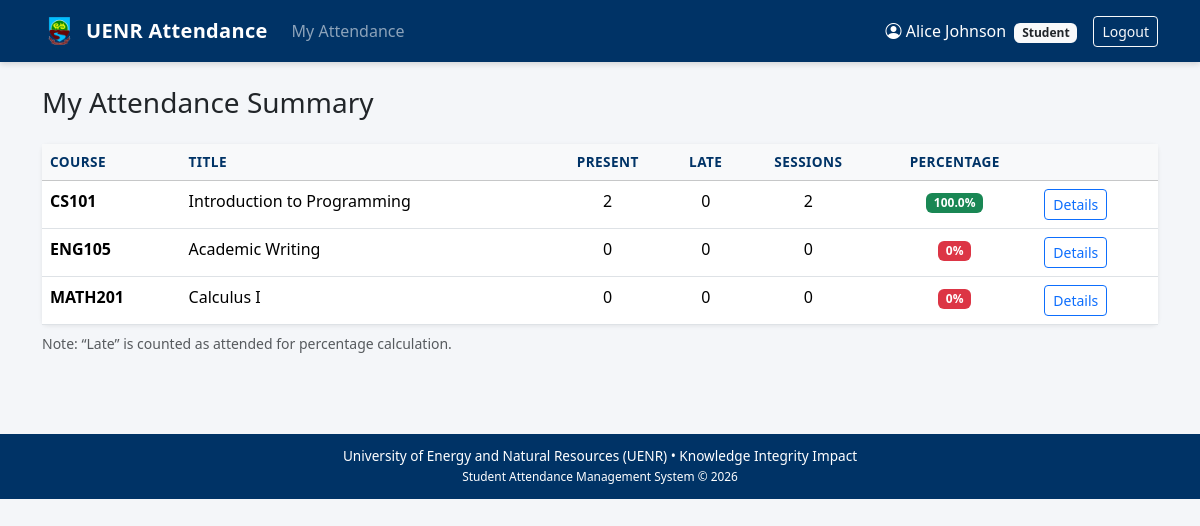
The page /student (signed in) on the database its author committed.
### tables this page shows
CREATE TABLE courses (
            id INTEGER PRIMARY KEY AUTOINCREMENT,
            code TEXT UNIQUE NOT NULL,
            title TEXT NOT NULL,
            description TEXT,
            lecturer_id INTEGER,
            created_at TEXT DEFAULT CURRENT_TIMESTAMP,
            FOREIGN KEY (lecturer_id) REFERENCES users(id)
        );

### app.py (the view)
@app.route("/student")
@login_required("student")
def student_dashboard():
    db = get_db()
    courses = db.execute("""
        SELECT c.id, c.code, c.title,
               (SELECT COUNT(*) FROM attendance_sessions s WHERE s.course_id = c.id) AS total_sessions,
               (SELECT COUNT(*) FROM attendance_records r
                JOIN attendance_sessions s ON r.session_id = s.id
                WHERE s.course_id = c.id AND r.student_id = ? AND r.status = 'Present') AS present_count,
               (SELECT COUNT(*) FROM attendance_records r
                JOIN attendance_sessions s ON r.session_id = s.id
                WHERE s.course_id = c.id AND r.student_id = ? AND r.status = 'Late') AS late_count
        FROM courses c
        JOIN enrollments e ON e.course_id = c.id
        WHERE e.student_id = ?
        ORDER BY c.code
    """, (session["user_id"], session["user_id"], session["user_id"])).fetchall()
    course_list = []
    for c in courses:
        total = c["total_sessions"] or 0
        present = (c["present_count"] or 0) + (c["late_count"] or 0)  # Late counts as attended
        pct = round((present / total * 100), 1) if total > 0 else 0
        course_list.append({
            "id": c["id"], "code": c["code"], "title": c["title"],
            "total": total, "present": c["present_count"] or 0,
            "late": c["late_count"] or 0, "percentage": pct
        })
    return render_template("student/dashboard.html", courses=course_list)

### app.py (called while the page is built, shortened)
def get_db():
    if "db" not in g:
        g.db = sqlite3.connect(DATABASE)
        g.db.row_factory = sqlite3.Row
        g.db.execute("PRAGMA foreign_keys = ON")
    return g.db

def login_required(role=None):
    def decorator(f):
        @wraps(f)
        def wrapped(*args, **kwargs):
            if "user_id" not in session:
                flash("Please log in to continue.", "warning")
                return redirect(url_for("login"))
            return f(*args, **kwargs)
        return wrapped
    return decorator

### templates/student/dashboard.html (shortened to what this page needs)
{% extends "base.html" %}
{% block content %}
<h3 class="mb-4">My Attendance Summary</h3>
{% if courses %}
<div class="card">
    <div class="card-body p-0">
        <table class="table table-hover mb-0">
            <thead class="table-light">
                <tr>
                    <th>Course</th>
                    <th>Title</th>
                    <th class="text-center">Present</th>
                    <th class="text-center">Late</th>
                    <th class="text-center">Sessions</th>
                    <th class="text-center">Percentage</th>
                    <th></th>
                </tr>
            </thead>
            <tbody>
                {% for c in courses %}
                <tr>
                    <td><strong>{{ c.code }}</strong></td>
                    <td>{{ c.title }}</td>
                    <td class="text-center">{{ c.present }}</td>
                    <td class="text-center">{{ c.late }}</td>
                    <td class="text-center">{{ c.total }}</td>
                    <td class="text-center">
                        {% if c.percentage >= 80 %}
                            <span class="badge bg-success">{{ c.percentage }}%</span>
                        {% elif c.percentage >= 60 %}
                            <span class="badge bg-warning text-dark">{{ c.percentage }}%</span>
                        {% else %}
                            <span class="badge bg-danger">{{ c.percentage }}%</span>
                        {% endif %}
                    </td>
                    <td>
                        <a href="{{ url_for('student_course_detail', course_id=c.id) }}" class="btn btn-sm btn-outline-primary">Details</a>
                    </td>
                </tr>
                {% endfor %}
            </tbody>
        </table>
    </div>
</div>
<p class="text-muted small mt-2">Note: “Late” is counted as attended for percentage calculation.</p>
{% else %}
<div class="alert alert-info">You are not enrolled in any courses yet.</div>
{% endif %}
{% endblock %}

### templates/base.html (style rules this page uses)
:root { --uenr-blue: #003366; --uenr-green: #2e7d32; --uenr-yellow: #f9a825; --uenr-brown: #5d4037; }
body { background-color: #f4f6f9; min-height: 100vh; }
.card { border: none; box-shadow: 0 1px 4px rgba(0,0,0,.08); }
.table th { font-size: 0.85rem; text-transform: uppercase; letter-spacing: .03em; color: var(--uenr-blue); }

### rows shown on the page
courses: code "CS101", title "Introduction to Programming", present "2", late "0", total "2", percentage "100.0"
courses: code "ENG105", title "Academic Writing", present "0", late "0", total "0", percentage "0"
courses: code "MATH201", title "Calculus I", present "0", late "0", total "0", percentage "0"

### other values the page prints
{{ session.full_name }} "Alice Johnson"
{{ session.role|capitalize }} "Student"
